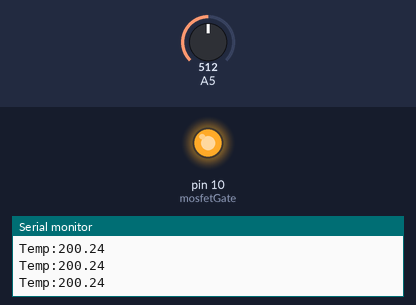
The sketch below on a simulated Arduino Uno, built with avr-gcc and run on an emulated ATmega328P. On the bench: output pins drawn as LEDs (lit = HIGH), the last lines printed to the serial monitor. Inputs (shaded band) come from the test bench; at power-on: A5 = 512.

Above: at 1.3 s.
1.4 s: A5 set to 171
2.9 s: A5 set to 150
At 3.3 s:
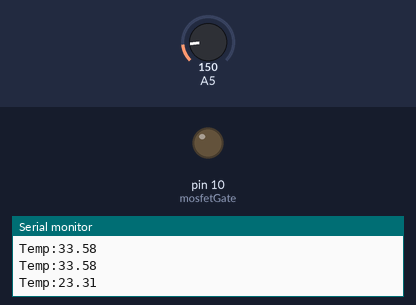
4.5 s: A5 set to 306
At 5.7 s:
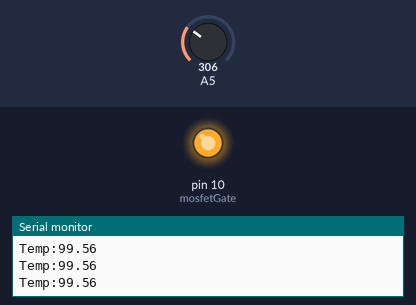
6.0 s: A5 set to 122
At 6.9 s:
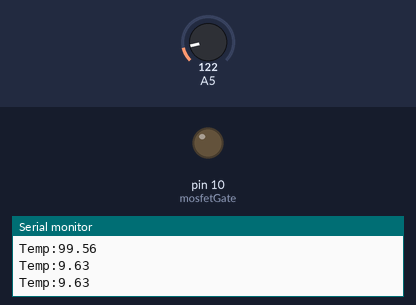
Timing chart, 0 to 8.5 s (numbered marks = the images above; inputs shaded):
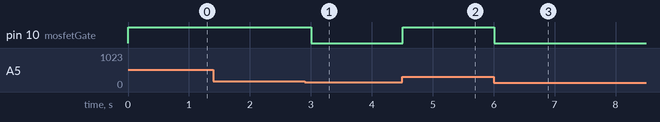

The sketch:

code.ino
```cpp
float readTemperature()
{
    float rawReading = analogRead(A5);
    float vIn = (rawReading / 1023.0) * 5.0;
    float temp = (vIn - 0.5) / 0.01;

    return temp;
}

const int mosfetGate = 10;

void setup()
{
    Serial.begin(9600);
  	pinMode(mosfetGate, OUTPUT);
}

void loop()
{
    float temp = readTemperature();

  	if (temp >= 30.0) {
      digitalWrite(mosfetGate, HIGH);
    }
    else if (temp <= 28.0) {
      digitalWrite(mosfetGate, LOW);
    }

    Serial.print("Temp:");
    Serial.println(temp);

    delay(500);
}
```

Measured:
- the behaviour switches between 160 and 159 on A5 (found by bisection; images 0 and 1)
- after the input at 2.9 s, pin 10 (mosfetGate): HIGH → LOW after 0.10 s
- after the input at 4.5 s, pin 10 (mosfetGate): LOW → HIGH at once
- after the input at 6.0 s, pin 10 (mosfetGate): HIGH → LOW at once
